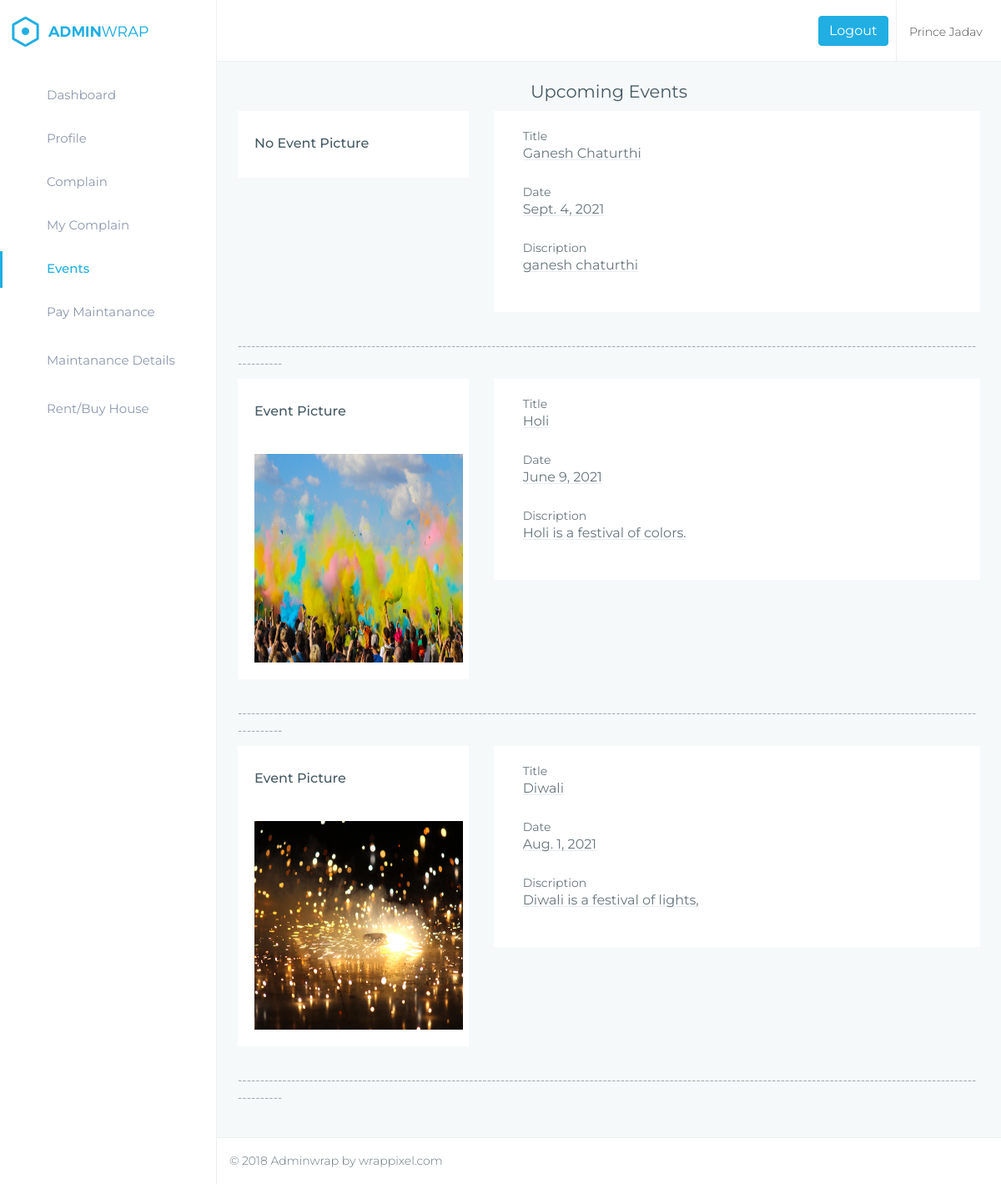
The app's page /flat-event/ (signed in) with its own data.
### flatholder/models.py (models this page shows, shortened)
class Userf(models.Model):
    fname = models.CharField(max_length=200)
    lname = models.CharField(max_length=100)
    email = models.EmailField()
    mobile = models.CharField(max_length=100)
    address = models.TextField()
    password = models.CharField(max_length=100)
    birth = models.DateField()
    occupation = models.CharField(max_length=100,default='')
    pic = models.FileField(upload_to='holderpic/',blank=True,null=True)
    role = models.CharField(default='user',max_length=50)

### myapp/models.py (models this page shows, shortened)
class Event(models.Model):
    uid=models.ForeignKey(User,on_delete=models.CASCADE)
    etitle=models.CharField(max_length=50)
    edate=models.DateField()
    edis=models.TextField()
    epic=models.FileField(upload_to='Event pic',null=True,blank=True)

### flatholder/views.py (the view)
# urls.py: path('flat-event/',views.flat_event,name='flat-event'),
def flat_event(request):
	uid=Userf.objects.get(email=request.session['femail'])
	events=models.Event.objects.all()[::-1]
	return render(request,'flat-event.html',{'events':events,"uid":uid})

### flatholder/templates/flat-event.html (shortened to what this page needs)
{% extends 'flat-header.html' %}
{% load static %}
{% block content %}
<!DOCTYPE html>
<html lang="en">
        <div class="page-wrapper">
            <div class="container-fluid">
                <center><h3>Upcoming Events</h3></center>
                {% for event in events %}
                <form class="form-horizontal form-material">
                <div class="row">
                    {% if event.epic %}
                    <div class="col-lg-4 col-xlg-3 col-md-5">
                        <div class="card">
                            <div class="card-body">
                                <h5 class="card-title m-t-10">Event Picture</h5>
                                <img class="m-t-30"  height="250px" width="250px" src={{event.epic.url}} alt="Card image cap">
                            </div>
                        </div>
                    </div>
                    {% else %}
                    <div class="col-lg-4 col-xlg-3 col-md-5">
                        <div class="card">
                            <div class="card-body">
                                <h5 class="card-title m-t-10">No Event Picture</h5>
                            </div>
                        </div>
                    </div>
                    {% endif %}
                    <div class="col-lg-8 col-xlg-9 col-md-7">
                        <div class="card">
                            <div class="card-body">
                                    <div class="form-group">
                                        <label class="col-md-12">Title</label>
                                        <div class="col-md-12">
                                            <h5 class="form-control form-control-line" >{{event.etitle}}</h5>
                                        </div>
                                    </div>
                                    <div class="form-group">
                                        <label class="col-md-12">Date</label>
                                        <div class="col-md-12">
                                            <h5 class="form-control form-control-line" >{{event.edate}}</h5>
                                        </div>
                                    </div>
                                    <div class="form-group">
                                        <label class="col-md-12">Discription</label>
                                        <div class="col-md-12">
                                            <h5 class="form-control form-control-line" >{{event.edis}}</h5>
                                        </div>
                                    </div>
                            </div>
                        </div>
                    </div>
                </div>
                </form>
                <label>--------------------------------------------------------------------------------------------------------------------------------------------------------------------------------</label>
                {% endfor %}
            </div>
</html>
{% endblock %}

### flatholder/templates/flat-header.html (shortened to what this page needs)
{% load static %}
<!DOCTYPE html>
<html lang="en">
<head>
    <link href='{% static "flat/assets/node_modules/bootstrap/css/bootstrap.min.css"%}' rel="stylesheet">
    <link href='{% static "flat/assets/node_modules/perfect-scrollbar/css/perfect-scrollbar.css"%}' rel="stylesheet">
    <link href='{% static "flat/assets/node_modules/morrisjs/morris.css"%}' rel="stylesheet">
    <link href='{% static "flat/assets/node_modules/c3-master/c3.min.css"%}' rel="stylesheet">
    <link href='{% static "flat/css/style.css"%}' rel="stylesheet">
    <link href='{% static "flat/css/pages/dashboard1.css"%}' rel="stylesheet">
    <link href='{% static "flat/css/colors/default.css"%}' id="theme" rel="stylesheet">
</head>
<body class="fix-header fix-sidebar card-no-border">
    <div id="main-wrapper">
        <header class="topbar">
            <nav class="navbar top-navbar navbar-expand-md navbar-light">
                <div class="navbar-header">
                    <a class="navbar-brand" href="index.html">
                        <b>
                            <img src='{% static "flat/assets/images/logo-icon.png"%}' alt="homepage" class="dark-logo" />
                        </b>
                        <span>
                         <img src='{% static "flat/assets/images/logo-text.png"%}' alt="homepage" class="dark-logo" />
                         <img src='{% static "flat/assets/images/logo-light-text.png" %}'class="light-logo" alt="homepage" /></span> </a>
                </div>
                <div class="navbar-collapse">
                    <ul class="navbar-nav mr-auto">
                        <li class="nav-item hidden-xs-down search-box"> <a class="nav-link hidden-sm-down waves-effect waves-dark" href="javascript:void(0)"><i class="fa fa-search"></i></a>
                        </li>
                    </ul>
                    <div class="text-center">
                        <a href="{% url 'flat-logout' %}" class="btn waves-effect waves-light btn-info hidden-md-down"> Logout </a>
                    </div>
                    <ul class="navbar-nav my-lg-0">
                        {% if uid.pic %}
                        <li class="nav-item dropdown u-pro">
                            <a class="nav-link dropdown-toggle waves-effect waves-dark profile-pic" href="" data-toggle="dropdown" aria-haspopup="true" aria-expanded="false"><img src='{{uid.pic.url}}' alt="user" class="" /> <span class="hidden-md-down">{{uid.fname}} {{uid.lname}} &nbsp;</span> </a>
                        </li>
                        {% else %}
                        <li class="nav-item dropdown u-pro">
                            <a class="nav-link dropdown-toggle waves-effect waves-dark profile-pic" href="" data-toggle="dropdown" aria-haspopup="true" aria-expanded="false"> <span class="hidden-md-down">{{uid.fname}} {{uid.lname}} &nbsp;</span> </a>
                        </li>
                        {% endif %}
                    </ul>
                </div>
            </nav>
        </header>
        <aside class="left-sidebar">
            <div class="scroll-sidebar">
                <nav class="sidebar-nav">
                    <ul id="sidebarnav">
                        <li> <a class="waves-effect waves-dark" href='{% url "flat-dashboard"%}' aria-expanded="false"><i class="fa fa-tachometer"></i><span class="hide-menu">Dashboard</span></a>
                        </li>
                        <li> <a class="waves-effect waves-dark" href='{% url "flat-profile"%}' aria-expanded="false"><i class="fa fa-user-circle-o"></i><span class="hide-menu">Profile</span></a>
                        </li>
                        {% if uid.role == 'member' %}
                        <li> <a class="waves-effect waves-dark" href="{% url 'flat-complain' %}" aria-expanded="false"><i class="fa fa-book"></i><span class="hide-menu">Complain</span></a>
                        </li>
                        <li> <a class="waves-effect waves-dark" href="{% url 'flat-mycomplain' %}" aria-expanded="false"><i class="fa fa-address-card-o"></i><span class="hide-menu">My Complain</span></a>
                        </li>
                        <li> <a class="waves-effect waves-dark" href="{% url 'flat-event' %}" ><i class="fa fa-tasks" aria-hidden="true"></i><span class="hide-menu">Events</span></a>
                        </li>
                        <li> <a class="waves-effect waves-dark" href="{% url 'flat-pay' %}" aria-expanded="false"><i class="fa fa-credit-card-alt"></i><span class="hide-menu">Pay Maintanance</span></a>
                        </li>
                        <li> <a class="waves-effect waves-dark" href="{% url 'maintanance' %}" aria-expanded="false"><i class="fas fa-align-center"></i><span class="hide-menu">Maintanance Details</span></a>
                        {% endif %}
                        <li> <a class="waves-effect waves-dark" href="{% url 'flat-rentbuyhouse' %}" aria-expanded="false"><i class="fa fa-home"></i><span class="hide-menu">Rent/Buy House</span></a>
                        </li>
                    </ul>
                </nav>
            </div>
        </aside>
        {% block content %}
        {% endblock %}
            <footer class="footer"> © 2018 Adminwrap by wrappixel.com </footer>
        </div>
</body>
</html>

### flatholder/static/flat/css/pages/perfect-scrollbar.css (style rules this page uses)
.ps { -ms-touch-action: auto; touch-action: auto; overflow: hidden !important; -ms-overflow-style: none; }

### flatholder/static/flat/css/colors/default.css (style rules this page uses)
.topbar { background: #ffffff; }
.topbar .navbar-header { background: #ffffff; }
.topbar .navbar-light .navbar-nav .nav-item > a.nav-link { color: rgba(0, 0, 0, 0.7) !important; }
.sidebar-nav > ul > li.active > a { color: #20aee3; border-color: #20aee3; }
.sidebar-nav > ul > li.active > a i { color: #20aee3; }
.sidebar-nav ul li a.active, .sidebar-nav ul li a:hover { color: #20aee3; }
.sidebar-nav ul li a.active i, .sidebar-nav ul li a:hover i { color: #20aee3; }
.sidebar-nav > ul > li > a i { color: #787f91; }

### records on screen
Userf: fname "Prince", lname "Jadav"
Event: epic "No Event Picture", etitle "Ganesh Chaturthi", edate "Sept. 4, 2021", edis "ganesh chaturthi"
Event: epic (picture), etitle "Holi", edate "June 9, 2021", edis "Holi is a festival of colors."
Event: epic (picture), etitle "Diwali", edate "Aug. 1, 2021", edis "Diwali is a festival of lights,"
